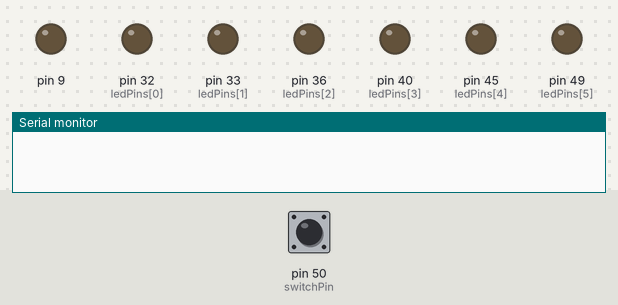
Simulated run of this sketch. Board: Arduino Mega 2560, built with avr-gcc and run on an emulated ATmega2560. Shown: output pins drawn as LEDs (lit = HIGH), the last lines printed to the serial monitor. The test bench sets the inputs (shaded band); at power-on: pin 50 (switchPin) LOW. Random numbers use the default seed unless the sketch sets one.

Above: at 1.2 s.
1.3 s: pin 50 (switchPin) pulled HIGH for 0.15 s
At 3.51 s:
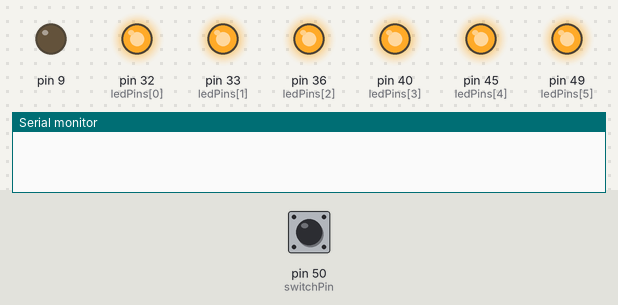
At 8.0 s:
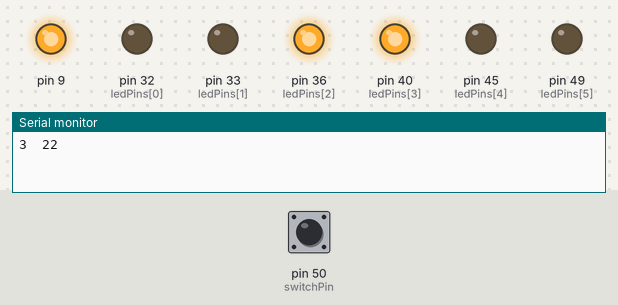
Timing chart, 0 to 9.5 s (numbered marks = the images above; inputs shaded):
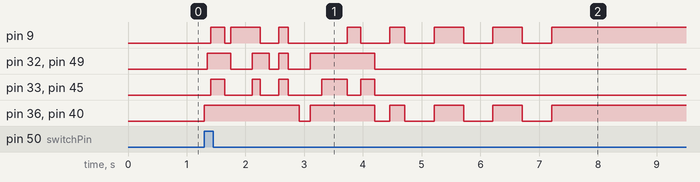

Measured:
- after the input at 1.3 s, pin 9: LOW → HIGH after 0.11 s, → LOW 0.24 s later, → HIGH 0.10 s later, → LOW 0.50 s later, … (15 changes in this stretch); pin 32 (ledPins[0]): LOW → HIGH after 0.05 s, → LOW 0.40 s later, → HIGH 0.36 s later, → LOW 0.29 s later, … (8 changes in this stretch)

The sketch:

dice.ino
```cpp
int ledPins[]={32,33,36,40,45,49};
int dicePatterns[7][7] = {
{0, 0, 0, 0, 0, 0, 1}, // 1
{0, 0, 1, 1, 0, 0, 0}, // 2
{0, 0, 1, 1, 0, 0, 1}, // 3
{1, 0, 1, 1, 0, 1, 0}, // 4
{1, 0, 1, 1, 0, 1, 1}, // 5
{1, 1, 1, 1, 1, 1, 0}, // 6
{0, 0, 0, 0, 0, 0, 0} // BLANK
};
int switchPin = 50;
int blank = 32;
void setup()
{
  Serial.begin(9600);
for (int i = 0; i < 7; i++)
{
pinMode(ledPins[i], OUTPUT);
digitalWrite(ledPins[i], LOW);
}
}


void loop()
{
  if (digitalRead(switchPin))
{
rollTheDice();
}
delay(100);
}


void rollTheDice()
{
int result = 0;
int lengthOfRoll = random(15,25);
for (int i = 0; i < lengthOfRoll; i++)
{
result = random(1, 8);  //result will be 0 to 5 not 1 to 6
show(result);
delay(50 + i * 10);
}
Serial.print(result+1);
Serial.print("\t");
Serial.println(lengthOfRoll);
for (int j = 0; j < 3; j++)
{
show(blank);
delay(500);
show(result);
delay(500);
}
}
void show(int result){
for (int i = 0; i < 7; i++)
{
digitalWrite(ledPins[i], dicePatterns[result][i]);
}
}
```
